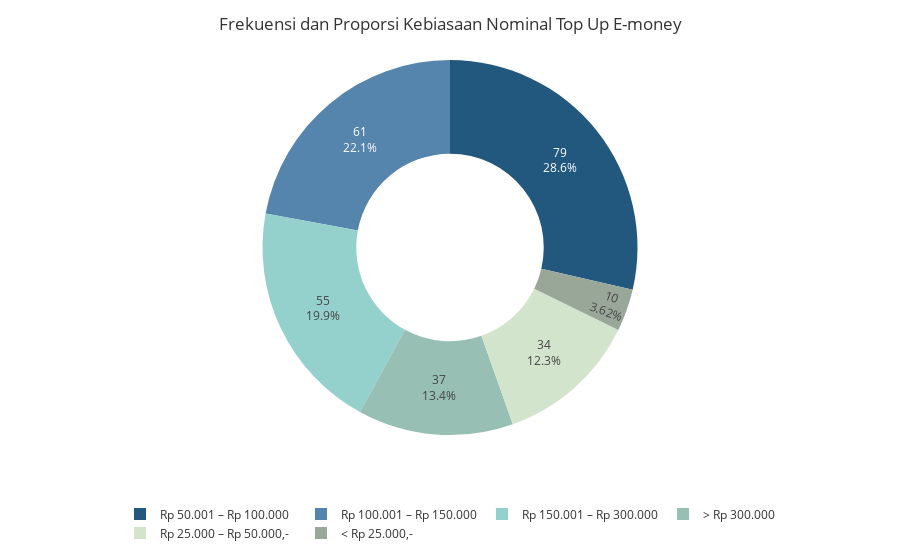

Notebook code cell kept with this figure:
### Code cell
fig = px.pie(dataTopUp, names='Kebiasaan Nominal Top Up E-money', values='Frekuensi',hole=0.5,color='Kebiasaan Nominal Top Up E-money',template='ggplot2',
        color_discrete_map={
        'Rp 50.001 – Rp 100.000': '22577E',
        'Rp 100.001 – Rp 150.000':'5584AC',
        'Rp 150.001 – Rp 300.000':'95D1CC',
        '> Rp 300.000' :'97BFB4',
        'Rp 25.000 – Rp 50.000,-':'D3E4CD',  
        '< Rp 25.000,-' :'99A799',          
        })
fig.update_traces(textinfo='percent + value')
fig.update_layout(title_text='Frekuensi dan Proporsi Kebiasaan Nominal Top Up E-money', title_x=0.5)

fig.update_layout(legend=dict(
     orientation="h",
    yanchor="bottom",
    y=-0.3,
    xanchor="center",
    x=0.5
))
fig.show()

### Figure 1 — Plotly figure (JSON) as saved in the notebook; plotly's stock layout.template omitted (floating-point values rounded to 4 significant figures)
{"data": [{"customdata": [["Rp 50.001 – Rp 100.000"], ["Rp 100.001 – Rp 150.000"], ["Rp 150.001 – Rp 300.000"], ["> Rp 300.000"], ["Rp 25.000 – Rp 50.000,-"], ["< Rp 25.000,-"]], "domain": {"x": [0, 1], "y": [0, 1]}, "hole": 0.5, "hovertemplate": "Kebiasaan Nominal Top Up E-money=%{customdata[0]}<br>Frekuensi=%{value}<extra></extra>", "labels": ["Rp 50.001 – Rp 100.000", "Rp 100.001 – Rp 150.000", "Rp 150.001 – Rp 300.000", "> Rp 300.000", "Rp 25.000 – Rp 50.000,-", "< Rp 25.000,-"], "legendgroup": "", "marker": {"colors": ["22577E", "5584AC", "95D1CC", "97BFB4", "D3E4CD", "99A799"]}, "name": "", "showlegend": true, "textinfo": "percent+value", "type": "pie", "values": [79, 61, 55, 37, 34, 10]}], "layout": {"legend": {"orientation": "h", "tracegroupgap": 0, "x": 0.5, "xanchor": "center", "y": -0.3, "yanchor": "bottom"}, "margin": {"t": 60}, "title": {"text": "Frekuensi dan Proporsi Kebiasaan Nominal Top Up E-money", "x": 0.5}}}
